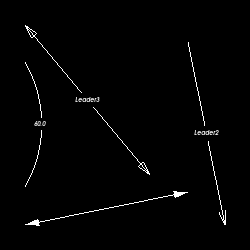

Source code (Python):
#!/usr/bin/env python

# Test vtkLeaderActor2D with various arrow styles and label configurations.

import vtkmodules.vtkInteractionStyle  # noqa: F401
import vtkmodules.vtkRenderingFreeType  # noqa: F401
import vtkmodules.vtkRenderingOpenGL2  # noqa: F401

from vtkmodules.vtkRenderingAnnotation import vtkLeaderActor2D
from vtkmodules.vtkRenderingCore import (
    vtkRenderWindow,
    vtkRenderWindowInteractor,
    vtkRenderer,
)

# Filled arrow style
leader = vtkLeaderActor2D()
leader.GetPositionCoordinate().SetCoordinateSystemToNormalizedViewport()
leader.GetPositionCoordinate().SetValue(0.1, 0.1)
leader.GetPosition2Coordinate().SetCoordinateSystemToNormalizedViewport()
leader.GetPosition2Coordinate().SetValue(0.75, 0.23)
leader.SetArrowStyleToFilled()
leader.SetLabel("")

# Open arrow at point1
leader_2 = vtkLeaderActor2D()
leader_2.GetPositionCoordinate().SetCoordinateSystemToNormalizedViewport()
leader_2.GetPositionCoordinate().SetValue(0.9, 0.1)
leader_2.GetPosition2Coordinate().SetCoordinateSystemToNormalizedViewport()
leader_2.GetPosition2Coordinate().SetValue(0.75, 0.83)
leader_2.SetArrowStyleToOpen()
leader_2.SetArrowPlacementToPoint1()
leader_2.SetLabel("Leader2")

# Hollow arrow
leader_3 = vtkLeaderActor2D()
leader_3.GetPositionCoordinate().SetCoordinateSystemToNormalizedViewport()
leader_3.GetPositionCoordinate().SetValue(0.1, 0.9)
leader_3.GetPosition2Coordinate().SetCoordinateSystemToNormalizedViewport()
leader_3.GetPosition2Coordinate().SetValue(0.6, 0.3)
leader_3.SetArrowStyleToHollow()
leader_3.SetLabel("Leader3")

# No arrow, auto label
leader_4 = vtkLeaderActor2D()
leader_4.GetPositionCoordinate().SetCoordinateSystemToNormalizedViewport()
leader_4.GetPositionCoordinate().SetValue(0.1, 0.75)
leader_4.GetPosition2Coordinate().SetCoordinateSystemToNormalizedViewport()
leader_4.GetPosition2Coordinate().SetValue(0.1, 0.25)
leader_4.SetArrowPlacementToNone()
leader_4.SetRadius(1.0)
leader_4.SetLabel("Leader4")
leader_4.AutoLabelOn()

# Renderer
renderer = vtkRenderer()
renderer.AddActor(leader)
renderer.AddActor(leader_2)
renderer.AddActor(leader_3)
renderer.AddActor(leader_4)

render_window = vtkRenderWindow()
render_window.AddRenderer(renderer)
render_window.SetWindowName("leader actor2d")
render_window.SetMultiSamples(0)
render_window.SetSize(250, 250)

interactor = vtkRenderWindowInteractor()
interactor.SetRenderWindow(render_window)

interactor.Initialize()
interactor.Start()
